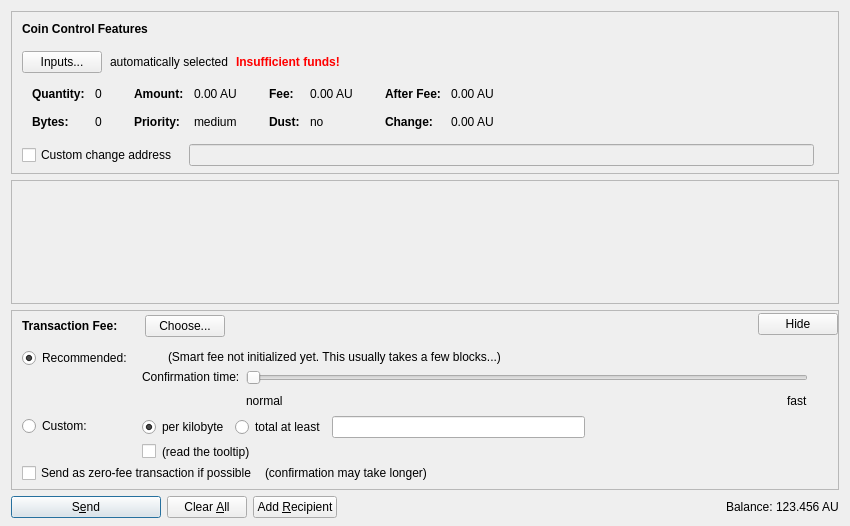
<?xml version="1.0" encoding="UTF-8"?>
<ui version="4.0">
 <class>SendCoinsDialog</class>
 <widget class="QDialog" name="SendCoinsDialog">
  <property name="geometry">
   <rect>
    <x>0</x>
    <y>0</y>
    <width>850</width>
    <height>526</height>
   </rect>
  </property>
  <property name="windowTitle">
   <string>Send Coins</string>
  </property>
  <layout class="QVBoxLayout" name="verticalLayout" stretch="0,1,0,0">
   <property name="bottomMargin">
    <number>8</number>
   </property>
   <item>
    <widget class="QFrame" name="frameCoinControl">
     <property name="sizePolicy">
      <sizepolicy hsizetype="Expanding" vsizetype="Expanding">
       <horstretch>0</horstretch>
       <verstretch>0</verstretch>
      </sizepolicy>
     </property>
     <property name="maximumSize">
      <size>
       <width>16777215</width>
       <height>16777215</height>
      </size>
     </property>
     <property name="frameShape">
      <enum>QFrame::StyledPanel</enum>
     </property>
     <property name="frameShadow">
      <enum>QFrame::Sunken</enum>
     </property>
     <layout class="QVBoxLayout" name="verticalLayoutCoinControl2">
      <property name="spacing">
       <number>0</number>
      </property>
      <property name="leftMargin">
       <number>0</number>
      </property>
      <property name="topMargin">
       <number>0</number>
      </property>
      <property name="rightMargin">
       <number>0</number>
      </property>
      <property name="bottomMargin">
       <number>6</number>
      </property>
      <item>
       <layout class="QVBoxLayout" name="verticalLayoutCoinControl" stretch="0,0,0,0,1">
        <property name="spacing">
         <number>0</number>
        </property>
        <property name="leftMargin">
         <number>10</number>
        </property>
        <property name="topMargin">
         <number>10</number>
        </property>
        <item>
         <layout class="QHBoxLayout" name="horizontalLayoutCoinControl1">
          <property name="bottomMargin">
           <number>15</number>
          </property>
          <item>
           <widget class="QLabel" name="labelCoinControlFeatures">
            <property name="sizePolicy">
             <sizepolicy hsizetype="Preferred" vsizetype="Maximum">
              <horstretch>0</horstretch>
              <verstretch>0</verstretch>
             </sizepolicy>
            </property>
            <property name="font">
             <font>
              <weight>75</weight>
              <bold>true</bold>
             </font>
            </property>
            <property name="styleSheet">
             <string notr="true">font-weight:bold;</string>
            </property>
            <property name="text">
             <string>Coin Control Features</string>
            </property>
           </widget>
          </item>
         </layout>
        </item>
        <item>
         <layout class="QHBoxLayout" name="horizontalLayoutCoinControl2" stretch="0,0,0,0">
          <property name="spacing">
           <number>8</number>
          </property>
          <property name="bottomMargin">
           <number>10</number>
          </property>
          <item>
           <widget class="QPushButton" name="pushButtonCoinControl">
            <property name="styleSheet">
             <string notr="true"/>
            </property>
            <property name="text">
             <string>Inputs...</string>
            </property>
            <property name="autoDefault">
             <bool>false</bool>
            </property>
           </widget>
          </item>
          <item>
           <widget class="QLabel" name="labelCoinControlAutomaticallySelected">
            <property name="text">
             <string>automatically selected</string>
            </property>
            <property name="margin">
             <number>5</number>
            </property>
           </widget>
          </item>
          <item>
           <widget class="QLabel" name="labelCoinControlInsuffFunds">
            <property name="font">
             <font>
              <weight>75</weight>
              <bold>true</bold>
             </font>
            </property>
            <property name="styleSheet">
             <string notr="true">color:red;font-weight:bold;</string>
            </property>
            <property name="text">
             <string>Insufficient funds!</string>
            </property>
            <property name="margin">
             <number>5</number>
            </property>
           </widget>
          </item>
          <item>
           <spacer name="horizontalSpacerCoinControl">
            <property name="orientation">
             <enum>Qt::Horizontal</enum>
            </property>
            <property name="sizeHint" stdset="0">
             <size>
              <width>40</width>
              <height>1</height>
             </size>
            </property>
           </spacer>
          </item>
         </layout>
        </item>
        <item>
         <widget class="QWidget" name="widgetCoinControl" native="true">
          <property name="sizePolicy">
           <sizepolicy hsizetype="Preferred" vsizetype="Preferred">
            <horstretch>0</horstretch>
            <verstretch>0</verstretch>
           </sizepolicy>
          </property>
          <property name="minimumSize">
           <size>
            <width>0</width>
            <height>0</height>
           </size>
          </property>
          <property name="styleSheet">
           <string notr="true"/>
          </property>
          <layout class="QHBoxLayout" name="horizontalLayoutCoinControl5">
           <property name="leftMargin">
            <number>0</number>
           </property>
           <property name="topMargin">
            <number>0</number>
           </property>
           <property name="rightMargin">
            <number>0</number>
           </property>
           <property name="bottomMargin">
            <number>0</number>
           </property>
           <item>
            <layout class="QHBoxLayout" name="horizontalLayoutCoinControl3" stretch="0,0,0,1">
             <property name="spacing">
              <number>20</number>
             </property>
             <property name="topMargin">
              <number>0</number>
             </property>
             <property name="bottomMargin">
              <number>10</number>
             </property>
             <item>
              <layout class="QFormLayout" name="formLayoutCoinControl1">
               <property name="horizontalSpacing">
                <number>10</number>
               </property>
               <property name="verticalSpacing">
                <number>14</number>
               </property>
               <property name="leftMargin">
                <number>10</number>
               </property>
               <property name="topMargin">
                <number>4</number>
               </property>
               <property name="rightMargin">
                <number>6</number>
               </property>
               <item row="0" column="0">
                <widget class="QLabel" name="labelCoinControlQuantityText">
                 <property name="font">
                  <font>
                   <weight>75</weight>
                   <bold>true</bold>
                  </font>
                 </property>
                 <property name="text">
                  <string>Quantity:</string>
                 </property>
                 <property name="margin">
                  <number>0</number>
                 </property>
                </widget>
               </item>
               <item row="0" column="1">
                <widget class="QLabel" name="labelCoinControlQuantity">
                 <property name="cursor">
                  <cursorShape>IBeamCursor</cursorShape>
                 </property>
                 <property name="contextMenuPolicy">
                  <enum>Qt::ActionsContextMenu</enum>
                 </property>
                 <property name="text">
                  <string notr="true">0</string>
                 </property>
                 <property name="margin">
                  <number>0</number>
                 </property>
                 <property name="textInteractionFlags">
                  <set>Qt::LinksAccessibleByMouse|Qt::TextSelectableByKeyboard|Qt::TextSelectableByMouse</set>
                 </property>
                </widget>
               </item>
               <item row="1" column="0">
                <widget class="QLabel" name="labelCoinControlBytesText">
                 <property name="font">
                  <font>
                   <weight>75</weight>
                   <bold>true</bold>
                  </font>
                 </property>
                 <property name="text">
                  <string>Bytes:</string>
                 </property>
                </widget>
               </item>
               <item row="1" column="1">
                <widget class="QLabel" name="labelCoinControlBytes">
                 <property name="cursor">
                  <cursorShape>IBeamCursor</cursorShape>
                 </property>
                 <property name="contextMenuPolicy">
                  <enum>Qt::ActionsContextMenu</enum>
                 </property>
                 <property name="text">
                  <string notr="true">0</string>
                 </property>
                 <property name="textInteractionFlags">
                  <set>Qt::LinksAccessibleByMouse|Qt::TextSelectableByKeyboard|Qt::TextSelectableByMouse</set>
                 </property>
                </widget>
               </item>
              </layout>
             </item>
             <item>
              <layout class="QFormLayout" name="formLayoutCoinControl2">
               <property name="horizontalSpacing">
                <number>10</number>
               </property>
               <property name="verticalSpacing">
                <number>14</number>
               </property>
               <property name="leftMargin">
                <number>6</number>
               </property>
               <property name="topMargin">
                <number>4</number>
               </property>
               <property name="rightMargin">
                <number>6</number>
               </property>
               <item row="0" column="0">
                <widget class="QLabel" name="labelCoinControlAmountText">
                 <property name="font">
                  <font>
                   <weight>75</weight>
                   <bold>true</bold>
                  </font>
                 </property>
                 <property name="text">
                  <string>Amount:</string>
                 </property>
                 <property name="margin">
                  <number>0</number>
                 </property>
                </widget>
               </item>
               <item row="0" column="1">
                <widget class="QLabel" name="labelCoinControlAmount">
                 <property name="cursor">
                  <cursorShape>IBeamCursor</cursorShape>
                 </property>
                 <property name="contextMenuPolicy">
                  <enum>Qt::ActionsContextMenu</enum>
                 </property>
                 <property name="text">
                  <string notr="true">0.00 AU</string>
                 </property>
                 <property name="textInteractionFlags">
                  <set>Qt::LinksAccessibleByMouse|Qt::TextSelectableByKeyboard|Qt::TextSelectableByMouse</set>
                 </property>
                </widget>
               </item>
               <item row="1" column="0">
                <widget class="QLabel" name="labelCoinControlPriorityText">
                 <property name="font">
                  <font>
                   <weight>75</weight>
                   <bold>true</bold>
                  </font>
                 </property>
                 <property name="text">
                  <string>Priority:</string>
                 </property>
                </widget>
               </item>
               <item row="1" column="1">
                <widget class="QLabel" name="labelCoinControlPriority">
                 <property name="cursor">
                  <cursorShape>IBeamCursor</cursorShape>
                 </property>
                 <property name="contextMenuPolicy">
                  <enum>Qt::ActionsContextMenu</enum>
                 </property>
                 <property name="text">
                  <string notr="true">medium</string>
                 </property>
                 <property name="textInteractionFlags">
                  <set>Qt::LinksAccessibleByMouse|Qt::TextSelectableByKeyboard|Qt::TextSelectableByMouse</set>
                 </property>
                </widget>
               </item>
              </layout>
             </item>
             <item>
              <layout class="QFormLayout" name="formLayoutCoinControl3">
               <property name="horizontalSpacing">
                <number>10</number>
               </property>
               <property name="verticalSpacing">
                <number>14</number>
               </property>
               <property name="leftMargin">
                <number>6</number>
               </property>
               <property name="topMargin">
                <number>4</number>
               </property>
               <property name="rightMargin">
                <number>6</number>
               </property>
               <item row="0" column="0">
                <widget class="QLabel" name="labelCoinControlFeeText">
                 <property name="font">
                  <font>
                   <weight>75</weight>
                   <bold>true</bold>
                  </font>
                 </property>
                 <property name="text">
                  <string>Fee:</string>
                 </property>
                 <property name="margin">
                  <number>0</number>
                 </property>
                </widget>
               </item>
               <item row="0" column="1">
                <widget class="QLabel" name="labelCoinControlFee">
                 <property name="cursor">
                  <cursorShape>IBeamCursor</cursorShape>
                 </property>
                 <property name="contextMenuPolicy">
                  <enum>Qt::ActionsContextMenu</enum>
                 </property>
                 <property name="text">
                  <string notr="true">0.00 AU</string>
                 </property>
                 <property name="textInteractionFlags">
                  <set>Qt::LinksAccessibleByMouse|Qt::TextSelectableByKeyboard|Qt::TextSelectableByMouse</set>
                 </property>
                </widget>
               </item>
               <item row="1" column="0">
                <widget class="QLabel" name="labelCoinControlLowOutputText">
                 <property name="font">
                  <font>
                   <weight>75</weight>
                   <bold>true</bold>
                  </font>
                 </property>
                 <property name="text">
                  <string>Dust:</string>
                 </property>
                </widget>
               </item>
               <item row="1" column="1">
                <widget class="QLabel" name="labelCoinControlLowOutput">
                 <property name="cursor">
                  <cursorShape>IBeamCursor</cursorShape>
                 </property>
                 <property name="contextMenuPolicy">
                  <enum>Qt::ActionsContextMenu</enum>
                 </property>
                 <property name="text">
                  <string notr="true">no</string>
                 </property>
                 <property name="textInteractionFlags">
                  <set>Qt::LinksAccessibleByMouse|Qt::TextSelectableByKeyboard|Qt::TextSelectableByMouse</set>
                 </property>
                </widget>
               </item>
              </layout>
             </item>
             <item>
              <layout class="QFormLayout" name="formLayoutCoinControl4">
               <property name="horizontalSpacing">
                <number>10</number>
               </property>
               <property name="verticalSpacing">
                <number>14</number>
               </property>
               <property name="leftMargin">
                <number>6</number>
               </property>
               <property name="topMargin">
                <number>4</number>
               </property>
               <property name="rightMargin">
                <number>6</number>
               </property>
               <item row="0" column="0">
                <widget class="QLabel" name="labelCoinControlAfterFeeText">
                 <property name="font">
                  <font>
                   <weight>75</weight>
                   <bold>true</bold>
                  </font>
                 </property>
                 <property name="text">
                  <string>After Fee:</string>
                 </property>
                 <property name="margin">
                  <number>0</number>
                 </property>
                </widget>
               </item>
               <item row="0" column="1">
                <widget class="QLabel" name="labelCoinControlAfterFee">
                 <property name="cursor">
                  <cursorShape>IBeamCursor</cursorShape>
                 </property>
                 <property name="contextMenuPolicy">
                  <enum>Qt::ActionsContextMenu</enum>
                 </property>
                 <property name="text">
                  <string notr="true">0.00 AU</string>
                 </property>
                 <property name="textInteractionFlags">
                  <set>Qt::LinksAccessibleByMouse|Qt::TextSelectableByKeyboard|Qt::TextSelectableByMouse</set>
                 </property>
                </widget>
               </item>
               <item row="1" column="0">
                <widget class="QLabel" name="labelCoinControlChangeText">
                 <property name="font">
                  <font>
                   <weight>75</weight>
                   <bold>true</bold>
                  </font>
                 </property>
                 <property name="text">
                  <string>Change:</string>
                 </property>
                </widget>
               </item>
               <item row="1" column="1">
                <widget class="QLabel" name="labelCoinControlChange">
                 <property name="cursor">
                  <cursorShape>IBeamCursor</cursorShape>
                 </property>
                 <property name="contextMenuPolicy">
                  <enum>Qt::ActionsContextMenu</enum>
                 </property>
                 <property name="text">
                  <string notr="true">0.00 AU</string>
                 </property>
                 <property name="textInteractionFlags">
                  <set>Qt::LinksAccessibleByMouse|Qt::TextSelectableByKeyboard|Qt::TextSelectableByMouse</set>
                 </property>
                </widget>
               </item>
              </layout>
             </item>
            </layout>
           </item>
          </layout>
         </widget>
        </item>
        <item>
         <layout class="QHBoxLayout" name="horizontalLayoutCoinControl4" stretch="0,0,0">
          <property name="spacing">
           <number>12</number>
          </property>
          <property name="sizeConstraint">
           <enum>QLayout::SetDefaultConstraint</enum>
          </property>
          <property name="topMargin">
           <number>5</number>
          </property>
          <property name="rightMargin">
           <number>5</number>
          </property>
          <item>
           <widget class="QCheckBox" name="checkBoxCoinControlChange">
            <property name="toolTip">
             <string>If this is activated, but the change address is empty or invalid, change will be sent to a newly generated address.</string>
            </property>
            <property name="text">
             <string>Custom change address</string>
            </property>
           </widget>
          </item>
          <item>
           <widget class="QValidatedLineEdit" name="lineEditCoinControlChange">
            <property name="enabled">
             <bool>false</bool>
            </property>
            <property name="sizePolicy">
             <sizepolicy hsizetype="Expanding" vsizetype="Fixed">
              <horstretch>0</horstretch>
              <verstretch>0</verstretch>
             </sizepolicy>
            </property>
           </widget>
          </item>
          <item>
           <widget class="QLabel" name="labelCoinControlChangeLabel">
            <property name="sizePolicy">
             <sizepolicy hsizetype="Preferred" vsizetype="Expanding">
              <horstretch>0</horstretch>
              <verstretch>0</verstretch>
             </sizepolicy>
            </property>
            <property name="minimumSize">
             <size>
              <width>0</width>
              <height>0</height>
             </size>
            </property>
            <property name="text">
             <string/>
            </property>
            <property name="margin">
             <number>3</number>
            </property>
           </widget>
          </item>
         </layout>
        </item>
        <item>
         <spacer name="verticalSpacerCoinControl">
          <property name="orientation">
           <enum>Qt::Vertical</enum>
          </property>
          <property name="sizeHint" stdset="0">
           <size>
            <width>800</width>
            <height>1</height>
           </size>
          </property>
         </spacer>
        </item>
       </layout>
      </item>
     </layout>
    </widget>
   </item>
   <item>
    <widget class="QScrollArea" name="scrollArea">
     <property name="widgetResizable">
      <bool>true</bool>
     </property>
     <widget class="QWidget" name="scrollAreaWidgetContents">
      <property name="geometry">
       <rect>
        <x>0</x>
        <y>0</y>
        <width>830</width>
        <height>68</height>
       </rect>
      </property>
      <layout class="QVBoxLayout" name="verticalLayout_2" stretch="0,1">
       <property name="leftMargin">
        <number>0</number>
       </property>
       <property name="topMargin">
        <number>0</number>
       </property>
       <property name="rightMargin">
        <number>0</number>
       </property>
       <property name="bottomMargin">
        <number>0</number>
       </property>
       <item>
        <layout class="QVBoxLayout" name="entries">
         <property name="spacing">
          <number>6</number>
         </property>
        </layout>
       </item>
       <item>
        <spacer name="verticalSpacer">
         <property name="orientation">
          <enum>Qt::Vertical</enum>
         </property>
         <property name="sizeHint" stdset="0">
          <size>
           <width>20</width>
           <height>40</height>
          </size>
         </property>
        </spacer>
       </item>
      </layout>
     </widget>
    </widget>
   </item>
   <item>
    <widget class="QFrame" name="frameFee">
     <property name="sizePolicy">
      <sizepolicy hsizetype="Expanding" vsizetype="Expanding">
       <horstretch>0</horstretch>
       <verstretch>0</verstretch>
      </sizepolicy>
     </property>
     <property name="maximumSize">
      <size>
       <width>16777215</width>
       <height>16777215</height>
      </size>
     </property>
     <property name="frameShape">
      <enum>QFrame::StyledPanel</enum>
     </property>
     <property name="frameShadow">
      <enum>QFrame::Sunken</enum>
     </property>
     <layout class="QVBoxLayout" name="verticalLayoutFee1">
      <property name="spacing">
       <number>0</number>
      </property>
      <property name="leftMargin">
       <number>0</number>
      </property>
      <property name="topMargin">
       <number>0</number>
      </property>
      <property name="rightMargin">
       <number>0</number>
      </property>
      <property name="bottomMargin">
       <number>0</number>
      </property>
      <item>
       <layout class="QVBoxLayout" name="verticalLayoutFee2" stretch="0,0,0">
        <property name="spacing">
         <number>0</number>
        </property>
        <property name="leftMargin">
         <number>10</number>
        </property>
        <property name="topMargin">
         <number>0</number>
        </property>
        <item>
         <layout class="QHBoxLayout" name="horizontalLayoutFee1">
          <property name="bottomMargin">
           <number>0</number>
          </property>
          <item>
           <layout class="QVBoxLayout" name="verticalLayoutFee7">
            <property name="spacing">
             <number>0</number>
            </property>
            <item>
             <spacer name="verticalSpacerSmartFee">
              <property name="orientation">
               <enum>Qt::Vertical</enum>
              </property>
              <property name="sizeType">
               <enum>QSizePolicy::Fixed</enum>
              </property>
              <property name="sizeHint" stdset="0">
               <size>
                <width>1</width>
                <height>4</height>
               </size>
              </property>
             </spacer>
            </item>
            <item>
             <layout class="QHBoxLayout" name="horizontalLayoutSmartFee">
              <property name="spacing">
               <number>10</number>
              </property>
              <item>
               <widget class="QLabel" name="labelFeeHeadline">
                <property name="sizePolicy">
                 <sizepolicy hsizetype="Preferred" vsizetype="Maximum">
                  <horstretch>0</horstretch>
                  <verstretch>0</verstretch>
                 </sizepolicy>
                </property>
                <property name="font">
                 <font>
                  <weight>75</weight>
                  <bold>true</bold>
                 </font>
                </property>
                <property name="styleSheet">
                 <string notr="true">font-weight:bold;</string>
                </property>
                <property name="text">
                 <string>Transaction Fee:</string>
                </property>
               </widget>
              </item>
              <item>
               <widget class="QLabel" name="labelFeeMinimized">
                <property name="text">
                 <string/>
                </property>
               </widget>
              </item>
              <item>
               <widget class="QPushButton" name="buttonChooseFee">
                <property name="text">
                 <string>Choose...</string>
                </property>
               </widget>
              </item>
             </layout>
            </item>
            <item>
             <spacer name="verticalSpacer_5">
              <property name="orientation">
               <enum>Qt::Vertical</enum>
              </property>
              <property name="sizeHint" stdset="0">
               <size>
                <width>1</width>
                <height>1</height>
               </size>
              </property>
             </spacer>
            </item>
           </layout>
          </item>
          <item>
           <spacer name="horizontalSpacer_4">
            <property name="orientation">
             <enum>Qt::Horizontal</enum>
            </property>
            <property name="sizeHint" stdset="0">
             <size>
              <width>40</width>
              <height>20</height>
             </size>
            </property>
           </spacer>
          </item>
          <item>
           <widget class="QPushButton" name="buttonMinimizeFee">
            <property name="toolTip">
             <string>collapse fee-settings</string>
            </property>
            <property name="text">
             <string>Hide</string>
            </property>
           </widget>
          </item>
         </layout>
        </item>
        <item>
         <widget class="QFrame" name="frameFeeSelection">
          <layout class="QVBoxLayout" name="verticalLayoutFee12">
           <property name="spacing">
            <number>0</number>
           </property>
           <property name="leftMargin">
            <number>0</number>
           </property>
           <property name="topMargin">
            <number>0</number>
           </property>
           <property name="rightMargin">
            <number>0</number>
           </property>
           <property name="bottomMargin">
            <number>0</number>
           </property>
           <item>
            <layout class="QGridLayout" name="gridLayoutFee">
             <property name="topMargin">
              <number>10</number>
             </property>
             <property name="bottomMargin">
              <number>4</number>
             </property>
             <property name="horizontalSpacing">
              <number>10</number>
             </property>
             <property name="verticalSpacing">
              <number>4</number>
             </property>
             <item row="1" column="1">
              <layout class="QVBoxLayout" name="verticalLayoutFee8">
               <property name="spacing">
                <number>6</number>
               </property>
               <item>
                <layout class="QHBoxLayout" name="horizontalLayoutFee13">
                 <item>
                  <widget class="QRadioButton" name="radioCustomPerKilobyte">
                   <property name="toolTip">
                    <string>If the custom fee is set to 1000 satoshis and the transaction is only 250 bytes, then &quot;per kilobyte&quot; only pays 250 satoshis in fee, while &quot;total at least&quot; pays 1000 satoshis. For transactions bigger than a kilobyte both pay by kilobyte.</string>
                   </property>
                   <property name="text">
                    <string>per kilobyte</string>
                   </property>
                   <property name="checked">
                    <bool>true</bool>
                   </property>
                   <attribute name="buttonGroup">
                    <string notr="true">groupCustomFee</string>
                   </attribute>
                  </widget>
                 </item>
                 <item>
                  <widget class="QRadioButton" name="radioCustomAtLeast">
                   <property name="toolTip">
                    <string>If the custom fee is set to 1000 satoshis and the transaction is only 250 bytes, then &quot;per kilobyte&quot; only pays 250 satoshis in fee, while &quot;total at least&quot; pays 1000 satoshis. For transactions bigger than a kilobyte both pay by kilobyte.</string>
                   </property>
                   <property name="text">
                    <string>total at least</string>
                   </property>
                   <attribute name="buttonGroup">
                    <string notr="true">groupCustomFee</string>
                   </attribute>
                  </widget>
                 </item>
                 <item>
                  <widget class="AurumcoinAmountField" name="customFee"/>
                 </item>
                 <item>
                  <spacer name="horizontalSpacer_6">
                   <property name="orientation">
                    <enum>Qt::Horizontal</enum>
                   </property>
                   <property name="sizeHint" stdset="0">
                    <size>
                     <width>1</width>
                     <height>1</height>
                    </size>
                   </property>
                  </spacer>
                 </item>
                </layout>
               </item>
               <item>
                <layout class="QHBoxLayout" name="horizontalLayoutFee8">
                 <item>
                  <widget class="QCheckBox" name="checkBoxMinimumFee">
                   <property name="toolTip">
                    <string>Paying only the minimum fee is just fine as long as there is less transaction volume than space in the blocks. But be aware that this can end up in a never confirming transaction once there is more demand for aurumcoin transactions than the network can process.</string>
                   </property>
                   <property name="text">
                    <string/>
                   </property>
                  </widget>
                 </item>
                 <item>
                  <widget class="QLabel" name="labelMinFeeWarning">
                   <property name="enabled">
                    <bool>true</bool>
                   </property>
                   <property name="toolTip">
                    <string>Paying only the minimum fee is just fine as long as there is less transaction volume than space in the blocks. But be aware that this can end up in a never confirming transaction once there is more demand for aurumcoin transactions than the network can process.</string>
                   </property>
                   <property name="text">
                    <string>(read the tooltip)</string>
                   </property>
                   <property name="margin">
                    <number>5</number>
                   </property>
                  </widget>
                 </item>
                 <item>
                  <spacer name="horizontalSpacer_2">
                   <property name="orientation">
                    <enum>Qt::Horizontal</enum>
                   </property>
                   <property name="sizeHint" stdset="0">
                    <size>
                     <width>1</width>
                     <height>1</height>
                    </size>
                   </property>
                  </spacer>
                 </item>
                </layout>
               </item>
              </layout>
             </item>
             <item row="0" column="0">
              <layout class="QVBoxLayout" name="verticalLayoutFee4" stretch="0,1">
               <item>
                <widget class="QRadioButton" name="radioSmartFee">
                 <property name="text">
                  <string>Recommended:</string>
                 </property>
                 <property name="checked">
                  <bool>true</bool>
                 </property>
                 <attribute name="buttonGroup">
                  <string notr="true">groupFee</string>
                 </attribute>
                </widget>
               </item>
               <item>
                <spacer name="verticalSpacer_2">
                 <property name="orientation">
                  <enum>Qt::Vertical</enum>
                 </property>
                 <property name="sizeHint" stdset="0">
                  <size>
                   <width>1</width>
                   <height>1</height>
                  </size>
                 </property>
                </spacer>
               </item>
              </layout>
             </item>
             <item row="1" column="0">
              <layout class="QVBoxLayout" name="verticalLayoutFee9" stretch="0,1">
               <item>
                <widget class="QRadioButton" name="radioCustomFee">
                 <property name="text">
                  <string>Custom:</string>
                 </property>
                 <attribute name="buttonGroup">
                  <string notr="true">groupFee</string>
                 </attribute>
                </widget>
               </item>
               <item>
                <spacer name="verticalSpacer_6">
                 <property name="orientation">
                  <enum>Qt::Vertical</enum>
                 </property>
                 <property name="sizeHint" stdset="0">
                  <size>
                   <width>1</width>
                   <height>1</height>
                  </size>
                 </property>
                </spacer>
               </item>
              </layout>
             </item>
             <item row="0" column="1">
              <layout class="QVBoxLayout" name="verticalLayoutFee3" stretch="0,0,1">
               <property name="spacing">
                <number>6</number>
               </property>
               <property name="topMargin">
                <number>2</number>
               </property>
               <item>
                <layout class="QHBoxLayout" name="horizontalLayoutFee12">
                 <item>
                  <widget class="QLabel" name="labelSmartFee">
                   <property name="text">
                    <string/>
                   </property>
                   <property name="margin">
                    <number>2</number>
                   </property>
                  </widget>
                 </item>
                 <item>
                  <widget class="QLabel" name="labelFeeEstimation">
                   <property name="text">
                    <string/>
                   </property>
                  </widget>
                 </item>
                 <item>
                  <widget class="QLabel" name="labelSmartFee2">
                   <property name="text">
                    <string>(Smart fee not initialized yet. This usually takes a few blocks...)</string>
                   </property>
                   <property name="margin">
                    <number>2</number>
                   </property>
                  </widget>
                 </item>
                 <item>
                  <spacer name="horizontalSpacer_5">
                   <property name="orientation">
                    <enum>Qt::Horizontal</enum>
                   </property>
                   <property name="sizeHint" stdset="0">
                    <size>
                     <width>1</width>
                     <height>1</height>
                    </size>
                   </property>
                  </spacer>
                 </item>
                </layout>
               </item>
               <item>
                <layout class="QHBoxLayout" name="horizontalLayoutFee9">
                 <item>
                  <layout class="QVBoxLayout" name="verticalLayoutFee6">
                   <item>
                    <widget class="QLabel" name="labelSmartFee3">
                     <property name="text">
                      <string>Confirmation time:</string>
                     </property>
                     <property name="margin">
                      <number>2</number>
                     </property>
                    </widget>
                   </item>
                   <item>
                    <spacer name="verticalSpacer_3">
                     <property name="orientation">
                      <enum>Qt::Vertical</enum>
                     </property>
                     <property name="sizeHint" stdset="0">
                      <size>
                       <width>1</width>
                       <height>1</height>
                      </size>
                     </property>
                    </spacer>
                   </item>
                  </layout>
                 </item>
                 <item>
                  <layout class="QVBoxLayout" name="verticalLayoutFee5">
                   <property name="rightMargin">
                    <number>30</number>
                   </property>
                   <item>
                    <widget class="QSlider" name="sliderSmartFee">
                     <property name="minimum">
                      <number>0</number>
                     </property>
                     <property name="maximum">
                      <number>24</number>
                     </property>
                     <property name="pageStep">
                      <number>1</number>
                     </property>
                     <property name="value">
                      <number>0</number>
                     </property>
                     <property name="orientation">
                      <enum>Qt::Horizontal</enum>
                     </property>
                     <property name="invertedAppearance">
                      <bool>false</bool>
                     </property>
                     <property name="invertedControls">
                      <bool>false</bool>
                     </property>
                     <property name="tickPosition">
                      <enum>QSlider::NoTicks</enum>
                     </property>
                    </widget>
                   </item>
                   <item>
                    <layout class="QHBoxLayout" name="horizontalLayoutFee10">
                     <item>
                      <widget class="QLabel" name="labelSmartFeeNormal">
                       <property name="text">
                        <string>normal</string>
                       </property>
                      </widget>
                     </item>
                     <item>
                      <spacer name="horizontalSpacer_3">
                       <property name="orientation">
                        <enum>Qt::Horizontal</enum>
                       </property>
                       <property name="sizeHint" stdset="0">
                        <size>
                         <width>40</width>
                         <height>20</height>
                        </size>
                       </property>
                      </spacer>
                     </item>
                     <item>
                      <widget class="QLabel" name="labelSmartFeeFast">
                       <property name="text">
                        <string>fast</string>
                       </property>
                      </widget>
                     </item>
                    </layout>
                   </item>
                  </layout>
                 </item>
                </layout>
               </item>
               <item>
                <spacer name="verticalSpacer_4">
                 <property name="orientation">
                  <enum>Qt::Vertical</enum>
                 </property>
                 <property name="sizeHint" stdset="0">
                  <size>
                   <width>1</width>
                   <height>1</height>
                  </size>
                 </property>
                </spacer>
               </item>
              </layout>
             </item>
            </layout>
           </item>
           <item>
            <layout class="QHBoxLayout" name="horizontalLayoutFee5" stretch="0,0,0">
             <property name="spacing">
              <number>8</number>
             </property>
             <property name="bottomMargin">
              <number>4</number>
             </property>
             <item>
              <widget class="QCheckBox" name="checkBoxFreeTx">
               <property name="text">
                <string>Send as zero-fee transaction if possible</string>
               </property>
              </widget>
             </item>
             <item>
              <widget class="QLabel" name="labelFreeTx">
               <property name="text">
                <string>(confirmation may take longer)</string>
               </property>
               <property name="margin">
                <number>5</number>
               </property>
              </widget>
             </item>
             <item>
              <spacer name="horizontalSpacerFee5">
               <property name="orientation">
                <enum>Qt::Horizontal</enum>
               </property>
               <property name="sizeHint" stdset="0">
                <size>
                 <width>1</width>
                 <height>1</height>
                </size>
               </property>
              </spacer>
             </item>
            </layout>
           </item>
           <item>
            <spacer name="verticalSpacerFee2">
             <property name="orientation">
              <enum>Qt::Vertical</enum>
             </property>
             <property name="sizeHint" stdset="0">
              <size>
               <width>1</width>
               <height>1</height>
              </size>
             </property>
            </spacer>
           </item>
          </layout>
         </widget>
        </item>
        <item>
         <spacer name="verticalSpacerFee">
          <property name="orientation">
           <enum>Qt::Vertical</enum>
          </property>
          <property name="sizeHint" stdset="0">
           <size>
            <width>800</width>
            <height>1</height>
           </size>
          </property>
         </spacer>
        </item>
       </layout>
      </item>
     </layout>
    </widget>
   </item>
   <item>
    <layout class="QHBoxLayout" name="horizontalLayout">
     <item>
      <widget class="QPushButton" name="sendButton">
       <property name="minimumSize">
        <size>
         <width>150</width>
         <height>0</height>
        </size>
       </property>
       <property name="toolTip">
        <string>Confirm the send action</string>
       </property>
       <property name="text">
        <string>S&amp;end</string>
       </property>
       <property name="icon">
        <iconset resource="../aurumcoin.qrc">
         <normaloff>:/icons/send</normaloff>:/icons/send</iconset>
       </property>
       <property name="autoDefault">
        <bool>false</bool>
       </property>
       <property name="default">
        <bool>true</bool>
       </property>
      </widget>
     </item>
     <item>
      <widget class="QPushButton" name="clearButton">
       <property name="sizePolicy">
        <sizepolicy hsizetype="Minimum" vsizetype="Fixed">
         <horstretch>0</horstretch>
         <verstretch>0</verstretch>
        </sizepolicy>
       </property>
       <property name="toolTip">
        <string>Clear all fields of the form.</string>
       </property>
       <property name="text">
        <string>Clear &amp;All</string>
       </property>
       <property name="icon">
        <iconset resource="../aurumcoin.qrc">
         <normaloff>:/icons/remove</normaloff>:/icons/remove</iconset>
       </property>
       <property name="autoDefault">
        <bool>false</bool>
       </property>
      </widget>
     </item>
     <item>
      <widget class="QPushButton" name="addButton">
       <property name="toolTip">
        <string>Send to multiple recipients at once</string>
       </property>
       <property name="text">
        <string>Add &amp;Recipient</string>
       </property>
       <property name="icon">
        <iconset resource="../aurumcoin.qrc">
         <normaloff>:/icons/add</normaloff>:/icons/add</iconset>
       </property>
       <property name="autoDefault">
        <bool>false</bool>
       </property>
      </widget>
     </item>
     <item>
      <spacer name="horizontalSpacer">
       <property name="orientation">
        <enum>Qt::Horizontal</enum>
       </property>
       <property name="sizeHint" stdset="0">
        <size>
         <width>40</width>
         <height>20</height>
        </size>
       </property>
      </spacer>
     </item>
     <item>
      <layout class="QHBoxLayout" name="horizontalLayout_2">
       <property name="spacing">
        <number>3</number>
       </property>
       <item>
        <widget class="QLabel" name="label">
         <property name="sizePolicy">
          <sizepolicy hsizetype="Preferred" vsizetype="Fixed">
           <horstretch>0</horstretch>
           <verstretch>0</verstretch>
          </sizepolicy>
         </property>
         <property name="text">
          <string>Balance:</string>
         </property>
        </widget>
       </item>
       <item>
        <widget class="QLabel" name="labelBalance">
         <property name="sizePolicy">
          <sizepolicy hsizetype="Preferred" vsizetype="Fixed">
           <horstretch>0</horstretch>
           <verstretch>0</verstretch>
          </sizepolicy>
         </property>
         <property name="cursor">
          <cursorShape>IBeamCursor</cursorShape>
         </property>
         <property name="text">
          <string notr="true">123.456 AU</string>
         </property>
         <property name="textInteractionFlags">
          <set>Qt::LinksAccessibleByMouse|Qt::TextSelectableByKeyboard|Qt::TextSelectableByMouse</set>
         </property>
        </widget>
       </item>
      </layout>
     </item>
    </layout>
   </item>
  </layout>
 </widget>
 <customwidgets>
  <customwidget>
   <class>QValidatedLineEdit</class>
   <extends>QLineEdit</extends>
   <header>qvalidatedlineedit.h</header>
  </customwidget>
  <customwidget>
   <class>AurumcoinAmountField</class>
   <extends>QLineEdit</extends>
   <header>aurumcoinamountfield.h</header>
   <container>1</container>
  </customwidget>
 </customwidgets>
 <resources>
  <include location="../aurumcoin.qrc"/>
 </resources>
 <connections/>
 <buttongroups>
  <buttongroup name="groupFee"/>
  <buttongroup name="groupCustomFee"/>
 </buttongroups>
</ui>
